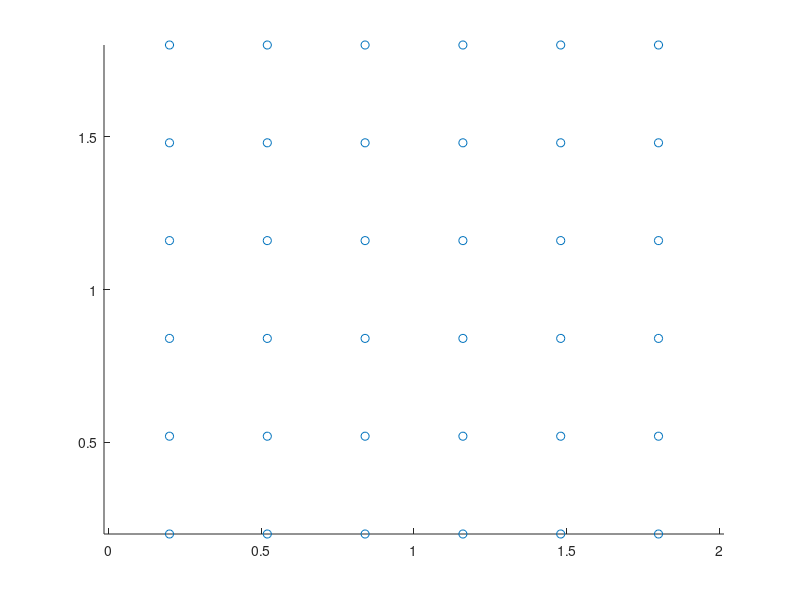

Source code (MATLAB): (Note: this script raises an error after producing the figure.)
%% 初始终态位置
% 四维，后两个维度是角度，分别用ab表示，需要满足模为1
l=0.1;% 小车的长度
Rmin=0.15;% 最小转弯半径
quiet=1;
x=repmat(0.2:0.32:1.8,1,6);
y=repmat(0.2:0.32:1.8,6,1);y=y(:)';
a=zeros(1,length(x));
b=ones(1,length(x));

pos_0=[x;y;a;b];
%clf;
hold on ;axis equal
plot(pos_0(1,:),pos_0(2,:),'o')
warning('off')
for ii=1:length(pos_0)
    arrow([pos_0(1,ii) pos_0(2,ii)] ,[pos_0(1,ii)+l*pos_0(3,ii) pos_0(2,ii)+l*pos_0(4,ii)],'Length',8)
end
warning('on')

load('pos_1_S.mat')
load('pos_1_H.mat')

pos_1=[pos_1_S pos_1_H];
plot(pos_1(1,:),pos_1(2,:),'o')
warning('off')
for ii=1:length(pos_1)
    arrow([pos_1(1,ii) pos_1(2,ii)] ,[pos_1(1,ii)+l*pos_1(3,ii) pos_1(2,ii)+l*pos_1(4,ii)],'Length',8)
end
warning('on')

%% 配对♥
dis=zeros(length(pos_0),length(pos_1));
path_cell=cell(length(pos_0),length(pos_1));
pos_0_th=[pos_0(1,:);pos_0(2,:);atan(pos_0(4,:)./pos_0(3,:))];
pos_1_th=[pos_1(1,:);pos_1(2,:);atan(pos_1(4,:)./pos_1(3,:))-(pos_1(3,:)<0)*pi];
Thre1=0.5;

reedsConnObj = reedsSheppConnection('MinTurningRadius',0.15);
for ii=1:length(pos_0)
    for jj=1:length(pos_1)

        startPose = pos_0_th(:,ii)';
        goalPose =  pos_1_th(:,jj)';
        [pathSegObj,pathCosts] = connect(reedsConnObj,startPose,goalPose);
        poses = interpolate(pathSegObj{1},0:0.001:pathCosts);
        %show(pathSegObj{1})
        %path=dubins_curve(pos_0_th(:,ii),pos_1_th(:,jj),Rmin,quiet);
        dis(ii,jj)=pathCosts;
        path_cell{ii,jj}=poses;
    end
end

var1=(dis-mean(mean(dis))).^2;
alpha=0.5;

warning off
% [i, j] = linear_sum_assignment((1-alpha)*dis+alpha*var1);
[i, j] = linear_sum_assignment(dis);
warning on

Car_for_Goal = i;
Goal_of_Car = j;
for ii = 1:36
    Goal_of_Car(ii) = find(Car_for_Goal==ii);
end

dis_0 = max(diag(dis(1:36,Goal_of_Car(1:36))));
%% 优化
% 每个路径规划方案是一个State，存着配对表
initState.Car_for_Goal = Car_for_Goal;
initState.Goal_of_Car = Goal_of_Car;

% 广度优先搜索，寻找最长路径最短的State
serchList = {};
serchList{1} = initState;
lengTarget = 0.5919;
idx = 1;

while ~isempty(serchList)
    disp(idx);
    currentState = serchList{1};
    serchList(1) = [];
    nextSerchList = nextState(currentState);
    
    len = stateMaxLength(currentState);
    if len < lengTarget
        lengTarget = len;
        bestState = currentState;
    end
    
    for ii = 1:length(nextSerchList)
        serchList{end+1} = nextSerchList{ii};
    end
    idx = idx+1;
end

Car_for_Goal = bestState.Car_for_Goal;
Goal_of_Car = bestState.Goal_of_Car;

Goal_of_Car([6,12,30,36])=[30,31,34,35];
Car_for_Goal([30,31,34,35])=[6,12,30,36];


%%
figure(1)
clf;
hold on;axis equal
plot(pos_0(1,:),pos_0(2,:),'o');
plot(pos_1(1,:),pos_1(2,:),'o');
warning('off')
for ii=1:length(pos_1)
    x1=pos_1(1,ii)-l*pos_1(3,ii)/2;x2=pos_1(1,ii)+l*pos_1(3,ii)/2;
    y1=pos_1(2,ii)-l*pos_1(4,ii)/2;y2=pos_1(2,ii)+l*pos_1(4,ii)/2;
    arrow([x1 y1] ,[x2 y2],'Length',8)
end
warning('on')
for ii=1:length(pos_1)
    path=path_cell{Car_for_Goal(ii),ii};
    plot(path(:,1),path(:,2),'color',[0.3,0.3,0.3])
    text(pos_0(1,ii),pos_0(2,ii),sprintf('%d',ii),'color',[0.5,0.5,0.5])
    text(pos_1(1,ii),pos_1(2,ii),sprintf('%d',ii),'color',[0.1,0.1,0.1])
end
axis([0 2 0 2]);grid on
%%
% pos_0(3:4,:)=pos_0(3:4,:)/10;
% pos_1(3:4,:)=pos_1(3:4,:)/10;

dt=0.1;vmax=0.1;    %折合0.1m/s
a=0.1;              % 控制小车行驶在线上
err=0.05;           %具有5%的误差
act=cell(1,3);      %储存命令
path_ds = 0.001;    %路径数组的间隔长度0.001m
%Th1=0.03;Th2=0.01;
t=0;
%realpos_cell=cell(1,length(pos_0));
offset = zeros(36,2);
target_pois = cell(1,4);
act_count = 1;
while 1
    % get cars' states and deviation from path 
    if t == 0
        pos_realtime = pos_0(1:2,:)';
    else
        p.Marker = '.';
        p.Color = [0.5 0.8 0.5];
        %pos_realtime = realpos_cell{end};
    end

    idealLength = vmax*t;
    for ii=1:length(pos_0)
        for jj = 1:4  %存一下小车们理论上到未来四个dt的点
            idx = round( min(idealLength+(jj-1)*dt*vmax,dis(ii,Goal_of_Car(ii))) /path_ds)+1;
            path_poi=path_cell{ii,Goal_of_Car(ii)}(idx,1:2);% 最优路径上的点
            target_pois{jj}(ii,:) = path_poi;
        end
        offset(ii,1:2)=target_pois{1}(ii,:)-pos_realtime(ii,:);% 当前偏移路线的程度       
    end
    
    % set and send act command from controller   
    if mod(round(t/dt),3)==0
        for ii = 1:3
            act{ii}=target_pois{ii+1}-target_pois{ii}+0.3*offset;
        end
        act_count = 1;
    end
    
    % update cars' states
    r = sqrt(rand(36,1));
    theta = rand(36,1)*2*pi;
    errVec = [r.*cos(theta),r.*sin(theta)];
    errVec = err*vecnorm(act{act_count},2,2).*errVec;
    %plot(errVec(:,1),errVec(:,2),'o');
    pos_realtime = pos_realtime+act{act_count}+errVec;
    act_count = act_count+1;
    
    % update figure
    axis equal;axis([0 2 0 2]);
    p = plot(pos_realtime(:,1),pos_realtime(:,2),'o','color','k');
    drawnow
    pause(dt)
    disp(t)
    t=t+dt;
    
    %break
    if abs(vecnorm(sum(pos_realtime-pos_1(1:2,:)'),2,2))<0.01
        disp(t)
        break
    end
end

%% func
function stateList = nextState(state)
Goal_of_Car = state.Goal_of_Car;
Car_for_Goal = state.Car_for_Goal;
dis = evalin('base','dis');

%找到最长路径 ij 
dis_max = max(diag(dis(1:36,Goal_of_Car(1:36))));
[iii,jjj] = find(dis==dis_max);

stateList = {};

for ii = 1:length(iii)
    kkk1 = find(dis(:,jjj(ii))<dis_max);
    kkk2 = Car_for_Goal(dis(iii(ii),:)<dis_max);
    kkk = intersect(kkk1,kkk2); % 允许经交换变得更短的路径 k
    lll = Goal_of_Car(kkk);     % 允许经交换变得更短的路径 l
    if ~isempty(kkk)
        stateListTmp = cell(1,length(kkk));
        for jj = 1:length(kkk)
            tmpState = state;
            tmpState.Goal_of_Car(iii(ii)) = lll(jj);
            tmpState.Goal_of_Car(kkk(jj)) = jjj(ii);
            tmpState.Car_for_Goal(jjj(ii)) = kkk(jj);
            tmpState.Car_for_Goal(lll(jj)) = iii(ii);
            stateListTmp{jj} = tmpState;
        end
        stateList{end+1} = stateListTmp{:};
    else
        stateList={};
    end
end
end

function dis_max = stateMaxLength(state)
Goal_of_Car = state.Goal_of_Car;
dis = evalin('base','dis');
dis_max = max(diag(dis(1:36,Goal_of_Car(1:36))));
end
